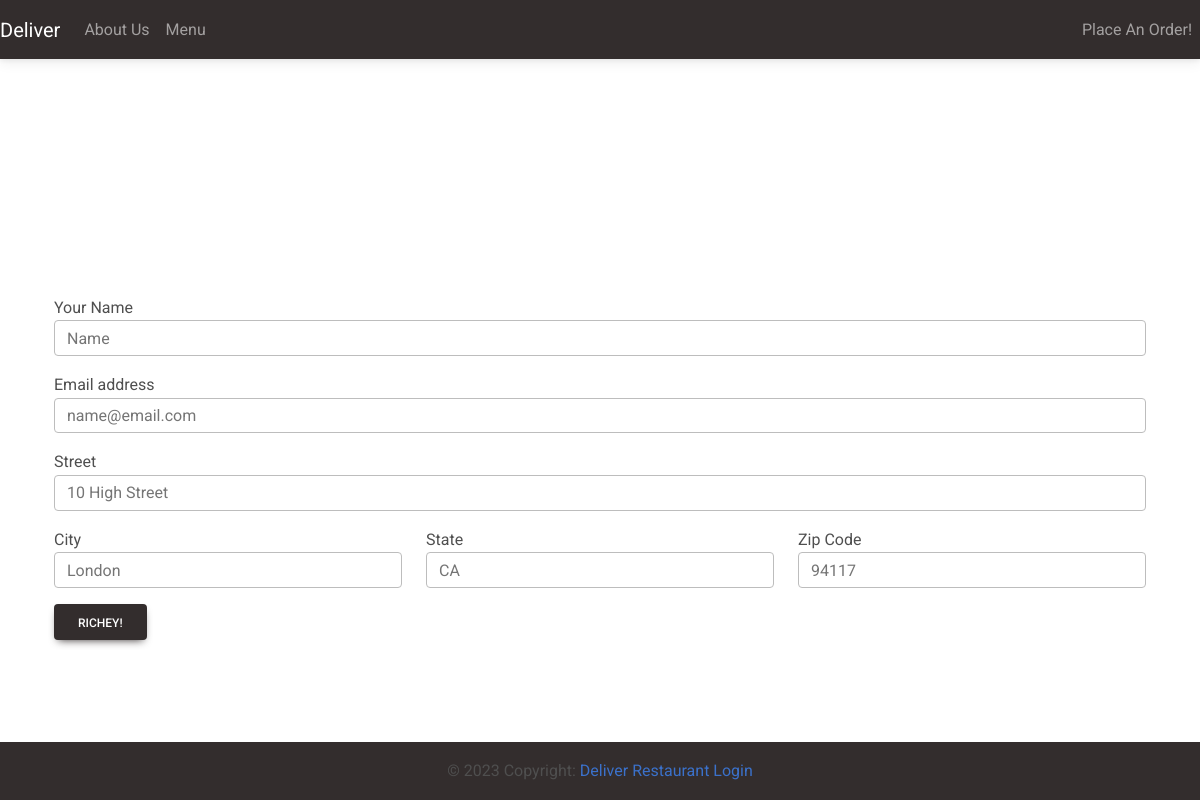
The app's page /order/, older data.
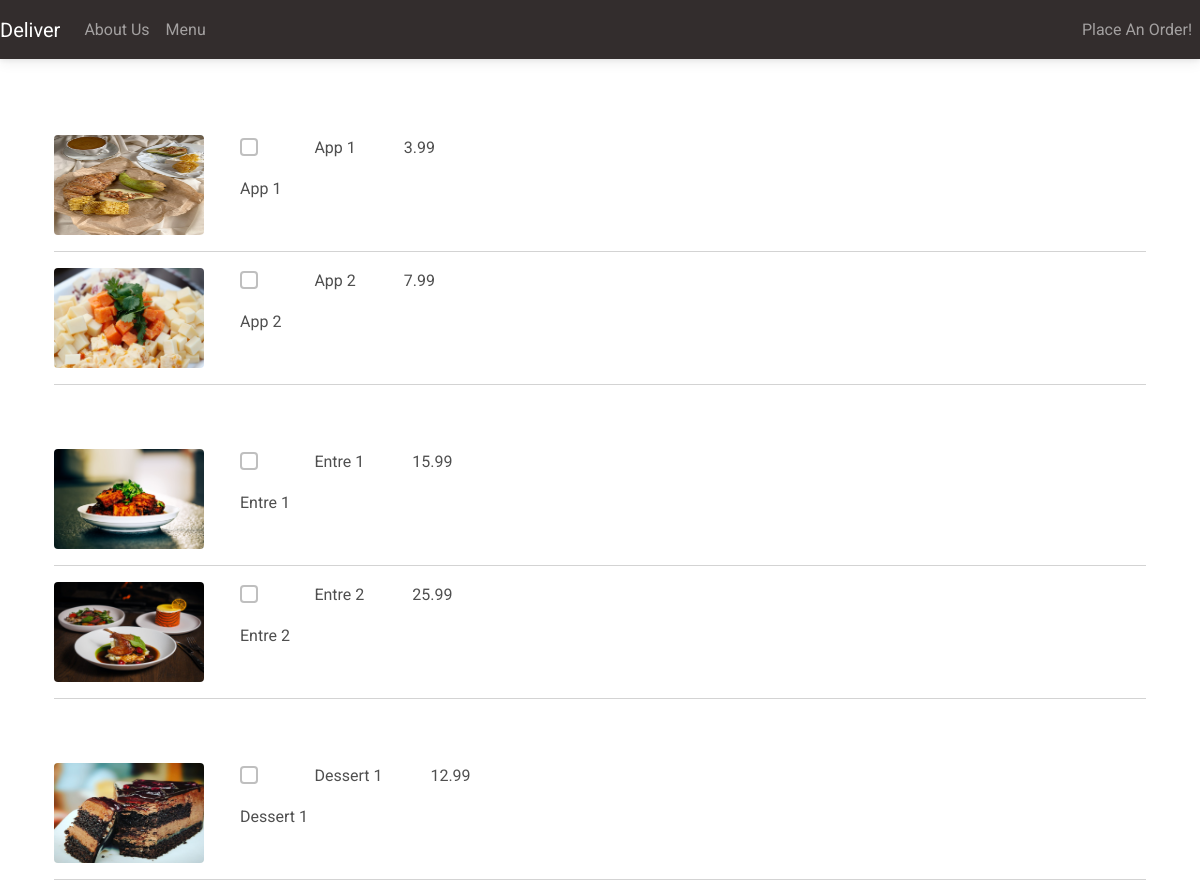
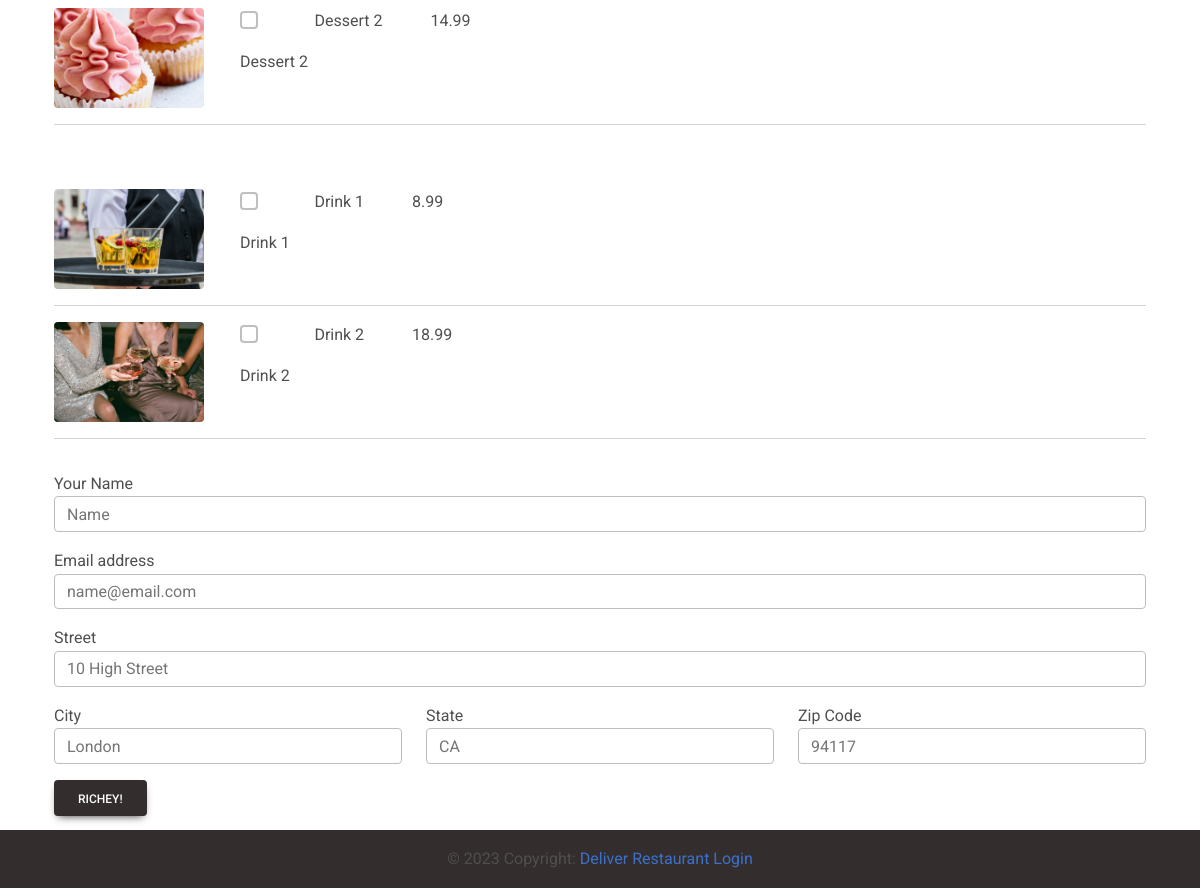
The same page, newer data (2 pictures, top to bottom).
### customer/models.py (models this page shows, shortened)
class MenuItem(models.Model):
    name = models.CharField(max_length=100)
    description = models.TextField()
    image = models.ImageField(upload_to='menu_images/')
    price = models.DecimalField(max_digits=5, decimal_places=2)
    category = models.ManyToManyField('Category', related_name='item')

### customer/views.py (the view, shortened to what this page needs)
# urls.py: path('order/', Order.as_view(), name='order'),
class Order(View):
    def get(self, request, *args, **kwargs):
        appetizers = MenuItem.objects.filter(
            category__name__contains='Appetizer')
        entres = MenuItem.objects.filter(category__name__contains='Entre')
        desserts = MenuItem.objects.filter(category__name__contains='Dessert')
        drinks = MenuItem.objects.filter(category__name__contains='Drink')
        context = {
            'appetizers': appetizers,
            'entres': entres,
            'desserts': desserts,
            'drinks': drinks,
        }
        return render(request, 'customer/order.html', context)

### customer/templates/customer/order.html (shortened to what this page needs)
{% extends 'customer/base.html' %}
{% block content %}
<div class="container mb-5">
    <div class="row justify-content-center mt-1">
        <div class="col-md-12 col-sm-12 p-4">
            <form method="POST">
                <div class="pt-5">
                    {% for appetiser in appetizers %}
                    <div class="row">
                        <div class="col-md-2 col-sm-12">
                            <img class="rounded" src="{{ appetiser.image.url}}" width="150" height="100">
                        </div>
                        <div class="col-md-8 col-sm-12">
                            <div class="d-flex flex-row">
                                <div class="form-group form-check">
                                    <input type="checkbox" name="items[]" class="form-check-input"
                                        value="{{ appetiser.pk }}">
                                    <label class="form-check-label mx-5">{{ appetiser.name }}</label>
                                </div>
                                <p class="font-weight-bold pl-5">{{ appetiser.price }}</p>
                            </div>
                            <p>{{ appetiser.description}}</p>
                        </div>
                    </div>
                    <hr />
                    {% endfor %}
                </div>
                <div class="pt-5">
                    {% for entre in entres %}
                    <div class="row">
                        <div class="col-md-2 col-sm-12">
                            <img class="rounded" src="{{ entre.image.url}}" width="150" height="100">
                        </div>
                        <div class="col-md-8 col-sm-12">
                            <div class="d-flex flex-row">
                                <div class="form-group form-check">
                                    <input type="checkbox" name="items[]" class="form-check-input"
                                        value="{{ entre.pk }}">
                                    <label class="form-check-label mx-5">{{ entre.name}}</label>
                                </div>
                                <p class="font-weight-bold pl-5">{{ entre.price }}</p>
                            </div>
                            <p>{{ entre.description}}</p>
                        </div>
                    </div>
                    <hr />
                    {% endfor %}
                </div>
                <div class="pt-5">
                    {% for dessert in desserts %}
                    <div class="row">
                        <div class="col-md-2 col-sm-12">
                            <img class="rounded" src="{{ dessert.image.url}}" width="150" height="100">
                        </div>
                        <div class="col-md-8 col-sm-12">
                            <div class="d-flex flex-row">
                                <div class="form-group form-check">
                                    <input type="checkbox" name="items[]" class="form-check-input"
                                        value="{{ dessert.pk }}">
                                    <label class="form-check-label mx-5">{{ dessert.name }}</label>
                                </div>
                                <p class="font-weight-bold pl-5">{{ dessert.price }}</p>
                            </div>
                            <p>{{ dessert.description}}</p>
                        </div>
                    </div>
                    <hr />
                    {% endfor %}
                </div>
                <div class="pt-5">
                    {% for drink in drinks %}
                    <div class="row">
                        <div class="col-md-2 col-sm-12">
                            <img class="rounded" src="{{ drink.image.url}}" width="150" height="100">
                        </div>
                        <div class="col-md-8 col-sm-12">
                            <div class="d-flex flex-row">
                                <div class="form-group form-check">
                                    <input type="checkbox" name="items[]" class="form-check-input"
                                        value="{{ drink.pk }}">
                                    <label class="form-check-label mx-5">{{ drink.name }}</label>
                                </div>
                                <p class="font-weight-bold pl-5">{{ drink.price }}</p>
                            </div>
                            <p>{{ drink.description}}</p>
                        </div>
                    </div>
                    <hr />
                    {% endfor %}
                </div>
                <div class="form-group pt-3">
                    <label for="name">Your Name</label>
                    <input required class="form-control" type="text" placeholder="Name" name="name">
                </div>
                <div class="form-group pt-3">
                    <label for="name">Email address</label>
                    <input required class="form-control" type="text" placeholder="name@email.com" name="email">
                </div>
                <div class="form-group pt-3">
                    <label for="name">Street</label>
                    <input required class="form-control" type="text" placeholder="10 High Street" name="street">
                </div>
                <div class="row">
                    <div class="col-md-4 col-sm-12">
                        <div class="form-group pt-3">
                            <label for="name">City</label>
                            <input required class="form-control" type="text" placeholder="London" name="city">
                        </div>
                    </div>
                    <div class="col-md-4 col-sm-12">
                        <div class="form-group pt-3">
                            <label for="name">State</label>
                            <input required class="form-control" type="text" placeholder="CA" name="state" />
                        </div>
                    </div>
                    <div class="col-md-4 col-sm-12">
                        <div class="form-group pt-3">
                            <label for="name">Zip Code</label>
                            <input required class="form-control" type="text" placeholder="94117" name="zip" />
                        </div>
                    </div>
                </div>
                <button type="button" class="btn btn-dark mt-3" data-mdb-toggle="modal" data-mdb-target="#submitModal">
                    Richey!
                </button>
            </form>
        </div>
    </div>
</div>
{% endblock content %}

### customer/templates/customer/base.html (shortened to what this page needs)
<!DOCTYPE html>
<html lang="en">
<head>
<link
href="https://cdnjs.cloudflare.com/ajax/libs/font-awesome/6.0.0/css/all.min.css"
rel="stylesheet"
/>
<link
href="https://cdnjs.cloudflare.com/ajax/libs/mdb-ui-kit/6.2.0/mdb.min.css"
rel="stylesheet"
/>
</head>
<body>
        {% include 'customer/navigation.html' %}
        {% block content %}
        {% endblock content %}
        {% include 'customer/footer.html' %}
</body>
</html>

### customer/templates/customer/navigation.html (shortened to what this page needs)
<nav class="navbar navbar-expand-lg navbar-dark bg-dark">
    <a class="navbar-brand" href="{% url 'index' %}">Deliver</a>
    <div class="collapse navbar-collapse" id="navbarNav">
        <ul class="navbar-nav me-auto">
            <li class="nav-item">
                <a class="nav-link" href="{% url 'about' %}">About Us</a>
            </li>
            <li class="nav-item">
                <a class="nav-link" href="#">Menu</a>
            </li>
        </ul>
        <ul class="navbar-nav">
            <li class="nav-item">
                <a class="nav-link" href="{% url 'order' %}">Place An Order!</a>
            </li>
        </ul>
    </div>
</nav>

### customer/templates/customer/footer.html
<footer class="page-footer font-small bg-dark fixed-bottom">
    <div class="footer-copyright text-center py-3">
        &copy; 2023 Copyright:
        <a href="https://8000-cedriclittman-cafe-lfhttjfkdzz.ws-eu92.gitpod.io/">Deliver</a>
        <a href="#" class="ml-3">Restaurant Login</a>
    </div>
</footer>

Row changes from the older to the newer data that the page shows:
added MenuItem: image (picture), name "App 1", price "3.99", description "App 1"
added MenuItem: image (picture), name "App 2", price "7.99", description "App 2"
added MenuItem: image (picture), name "Entre 1", price "15.99", description "Entre 1"
added MenuItem: image (picture), name "Entre 2", price "25.99", description "Entre 2"
added MenuItem: image (picture), name "Dessert 1", price "12.99", description "Dessert 1"
added MenuItem: image (picture), name "Dessert 2", price "14.99", description "Dessert 2"
added MenuItem: image (picture), name "Drink 1", price "8.99", description "Drink 1"
added MenuItem: image (picture), name "Drink 2", price "18.99", description "Drink 2"
